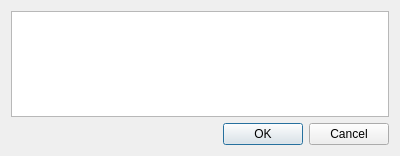
<?xml version="1.0" encoding="UTF-8"?>
<ui version="4.0">
 <class>QueryDialog</class>
 <widget class="QDialog" name="QueryDialog">
  <property name="windowModality">
   <enum>Qt::WindowModal</enum>
  </property>
  <property name="geometry">
   <rect>
    <x>0</x>
    <y>0</y>
    <width>400</width>
    <height>156</height>
   </rect>
  </property>
  <property name="windowTitle">
   <string>Enter Query</string>
  </property>
  <property name="modal">
   <bool>true</bool>
  </property>
  <layout class="QVBoxLayout" name="verticalLayout">
   <item>
    <widget class="QPlainTextEdit" name="queryEdit"/>
   </item>
   <item>
    <widget class="QDialogButtonBox" name="buttonBox">
     <property name="orientation">
      <enum>Qt::Horizontal</enum>
     </property>
     <property name="standardButtons">
      <set>QDialogButtonBox::Cancel|QDialogButtonBox::Ok</set>
     </property>
    </widget>
   </item>
  </layout>
 </widget>
 <resources/>
 <connections>
  <connection>
   <sender>buttonBox</sender>
   <signal>accepted()</signal>
   <receiver>QueryDialog</receiver>
   <slot>accept()</slot>
   <hints>
    <hint type="sourcelabel">
     <x>248</x>
     <y>254</y>
    </hint>
    <hint type="destinationlabel">
     <x>157</x>
     <y>274</y>
    </hint>
   </hints>
  </connection>
  <connection>
   <sender>buttonBox</sender>
   <signal>rejected()</signal>
   <receiver>QueryDialog</receiver>
   <slot>reject()</slot>
   <hints>
    <hint type="sourcelabel">
     <x>316</x>
     <y>260</y>
    </hint>
    <hint type="destinationlabel">
     <x>286</x>
     <y>274</y>
    </hint>
   </hints>
  </connection>
 </connections>
</ui>
